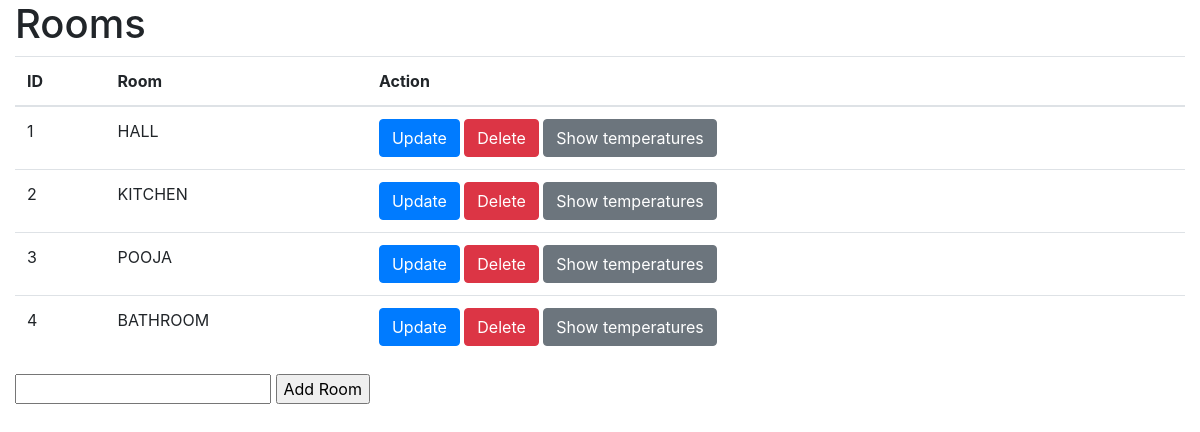
Screenshot of /rooms with the database file from the repository.
### app.py (models this page shows, shortened)
class Rooms(db.Model):
    id = db.Column(db.Integer,primary_key=True)
    room_name = db.Column(db.String(200),nullable=False, unique=True)
    date = db.Column(db.DateTime, default=datetime.utcnow)
    room_id = db.relationship('Temperatures', cascade='all,delete' ,backref='rooms')

### app.py (the view)
@app.route("/rooms", methods=['GET'])
def get_rooms():
    if request.method == "GET":
        rooms = Rooms.query.order_by(Rooms.date).all()
        return render_template('index.html',rooms=rooms)

### templates/index.html (shortened to what this page needs)
{% extends 'base.html' %}
{% block body %}
<div class="container-fluid">
    <h1>Rooms</h1>
    {% if rooms|length < 1 %}
    <h4>No Rooms available</h4>
    {% else %}
    <table class="table styled-table">
        <thead>
            <tr>
                <th>ID</th>
                <th>Room</th>
                <th>Action</th>
            </tr>
        </thead>
        <tbody>
            {% for room in rooms %}
            <tr>
                <td>{{ room.id }}</td>
                <td>{{ room.room_name|upper }}</td>
                <td>
                    <a href="/rooms/update/{{ room.id }}" class="btn btn-primary">Update</a>
                    <a href="/rooms/delete/{{ room.id }}" class="btn btn-danger">Delete</a>
                    <a href="/temperatures/room/{{ room.id }}" class="btn btn-secondary">Show temperatures</a>
                </td>
            </tr>
            {% endfor %}
        </tbody>
    </table>
    {% endif %}
        <form class="form" action="{{ url_for('add_room') }}" method="POST">
            <input class="add_text_input" type="text" name="room_name" id="room_name">
            <input class="add_btn_input" type="submit" value="Add Room">
        </form>
    </div>
{% endblock %}

### rows the page displays
Rooms: id "1", room_name "HALL"
Rooms: id "2", room_name "KITCHEN"
Rooms: id "3", room_name "POOJA"
Rooms: id "4", room_name "BATHROOM"
